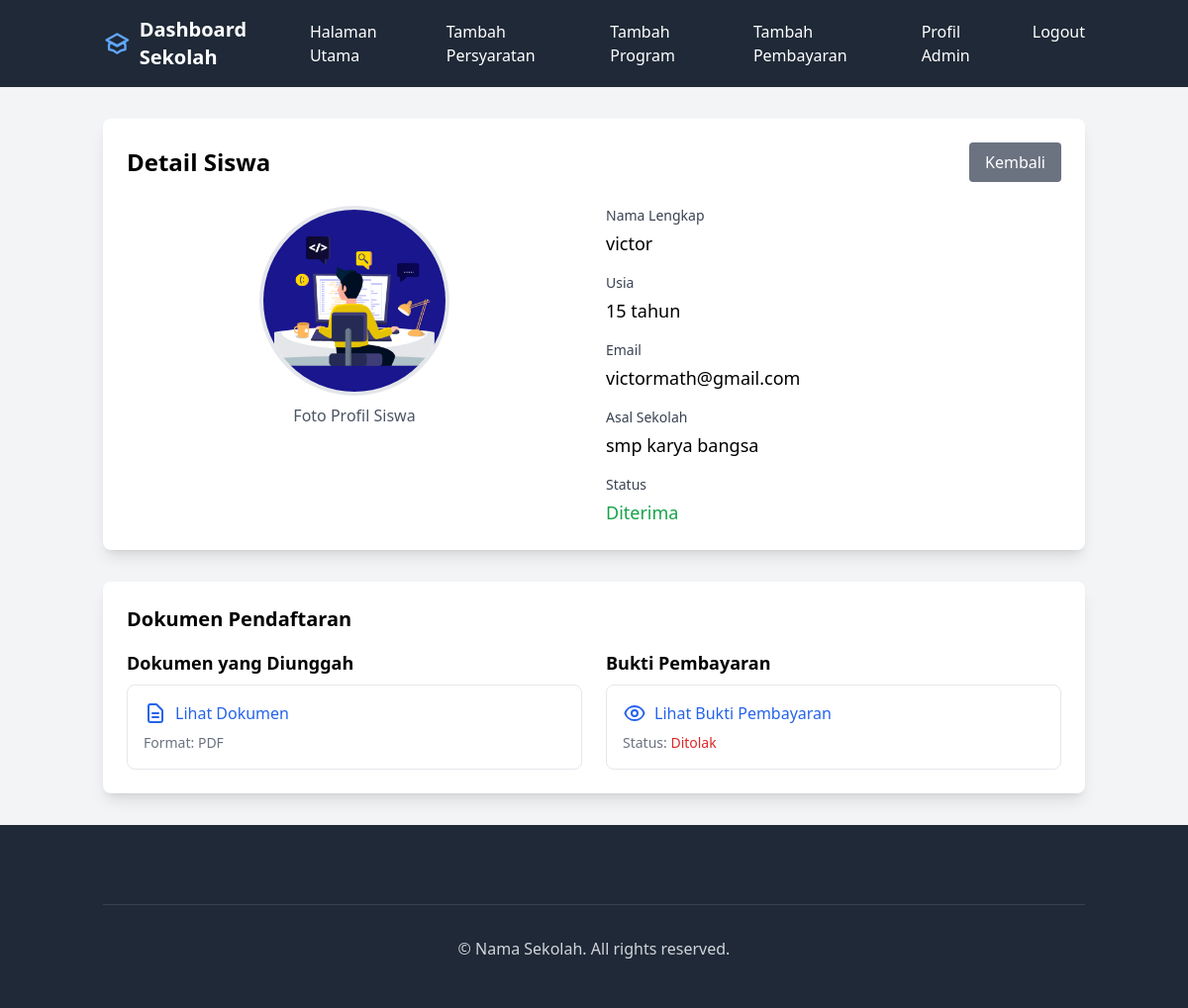
Before: /admin/student/1 (signed in) with the older database file.
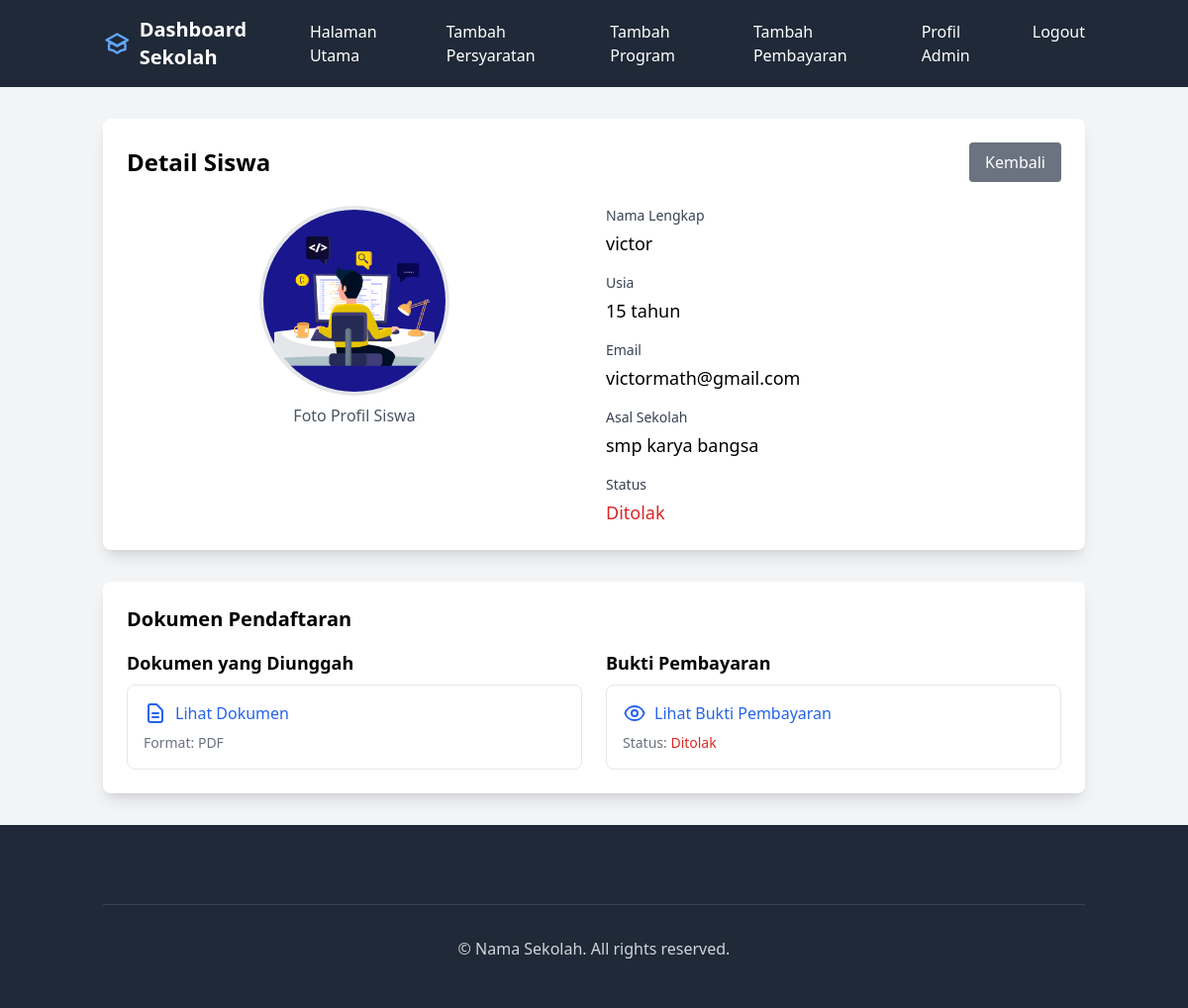
After: the same page with the newer database file.
### app/models.py (models this page shows, shortened)
class Form(db.Model):
    id = db.Column(db.Integer, primary_key=True)
    user_id = db.Column(db.Integer, db.ForeignKey('user.id'), nullable=False)
    student_name = db.Column(db.String(100), nullable=False)
    student_age = db.Column(db.Integer, nullable=False)
    student_email = db.Column(db.String(120), nullable=False)
    school_name = db.Column(db.String(100), nullable=False)
    image_path = db.Column(db.String(255), nullable=False)
    document_path = db.Column(db.String(255), nullable=False)
    status = db.Column(db.String(20), nullable=False, default='pending')
    verified_by = db.Column(db.Integer, db.ForeignKey('user.id'), nullable=True)
    verification_date = db.Column(db.DateTime, nullable=True)
    verification_note = db.Column(db.Text, nullable=True)
    is_verified = db.Column(db.Boolean, default=False)
    timestamp = db.Column(db.DateTime, default=datetime.utcnow)
    payment_status = db.Column(db.String(20), default='pending', nullable=False)
    payment_proof = db.Column(db.String(255), nullable=True)
    payment_uploaded_at = db.Column(db.DateTime, default=datetime.utcnow)
    payment_verified_at = db.Column(db.DateTime, nullable=True)
    payment_verified_by = db.Column(db.Integer, db.ForeignKey('user.id'), nullable=True)
    payment_note = db.Column(db.Text, nullable=True)
    payment_verifier = db.relationship('User',
        foreign_keys=[payment_verified_by],
        backref='verified_payments'
    )

### app/routes/admin.py (the view)
@admin_bp.route('/student/<int:form_id>')
@login_required
def student_detail(form_id):
    if not current_user.is_admin():
        flash('Unauthorized access', 'error')
        return redirect(url_for('main.index'))
    form = Form.query.get_or_404(form_id)
    return render_template('parts/student_detail.html', form=form)

### app/models.py (called while the page is built)
    def is_admin(self):
        return self.role == UserRole.ADMIN.value

### app/templates/parts/student_detail.html (shortened to what this page needs)
{% extends "adminbase.html" %}
{% block content %}
<div class="container mx-auto px-4 py-8">
    <div class="bg-white rounded-lg shadow-lg p-6">
        <div class="flex justify-between items-center mb-6">
            <h1 class="text-2xl font-bold">Detail Siswa</h1>
            <a href="{{ url_for('admin_bp.dashboard') }}"
               class="bg-gray-500 text-white px-4 py-2 rounded hover:bg-gray-600">
                Kembali
            </a>
        </div>
        <div class="grid grid-cols-1 md:grid-cols-2 gap-6">
            <div class="text-center">
                <img src="{{ url_for('static', filename='uploads/student_images/' + form.image_path) }}"
                     alt="Foto Profil"
                     class="w-48 h-48 rounded-full mx-auto object-cover border-4 border-gray-200">
                <p class="mt-2 text-gray-600">Foto Profil Siswa</p>
            </div>
            <div class="space-y-4">
                <div>
                    <label class="block text-sm font-medium text-gray-700">Nama Lengkap</label>
                    <p class="mt-1 text-lg">{{ form.student_name }}</p>
                </div>
                <div>
                    <label class="block text-sm font-medium text-gray-700">Usia</label>
                    <p class="mt-1 text-lg">{{ form.student_age }} tahun</p>
                </div>
                <div>
                    <label class="block text-sm font-medium text-gray-700">Email</label>
                    <p class="mt-1 text-lg">{{ form.student_email }}</p>
                </div>
                <div>
                    <label class="block text-sm font-medium text-gray-700">Asal Sekolah</label>
                    <p class="mt-1 text-lg">{{ form.school_name }}</p>
                </div>
                <div>
                    <label class="block text-sm font-medium text-gray-700">Status</label>
                    <p class="mt-1 text-lg">
                        {% if form.status == 'pending' %}
                            <span class="text-yellow-600">Menunggu Verifikasi</span>
                        {% elif form.status == 'approved' %}
                            <span class="text-green-600">Diterima</span>
                        {% else %}
                            <span class="text-red-600">Ditolak</span>
                        {% endif %}
                    </p>
                </div>
            </div>
        </div>
    </div>
    <div class="mt-8 bg-white rounded-lg shadow-lg p-6">
        <h2 class="text-xl font-bold mb-4">Dokumen Pendaftaran</h2>
        <div class="grid grid-cols-1 md:grid-cols-2 gap-6">
            <div>
                <h3 class="text-lg font-semibold mb-2">Dokumen yang Diunggah</h3>
                {% if form.document_path %}
                <div class="border rounded-lg p-4">
                    <a href="{{ url_for('static', filename='uploads/student_images/' + form.document_path) }}"
                       target="_blank"
                       class="flex items-center text-blue-600 hover:text-blue-800">
                        <svg class="w-6 h-6 mr-2" fill="none" stroke="currentColor" viewBox="0 0 24 24">
                            <path stroke-linecap="round" stroke-linejoin="round" stroke-width="2"
                                  d="M9 12h6m-6 4h6m2 5H7a2 2 0 01-2-2V5a2 2 0 012-2h5.586a1 1 0 01.707.293l5.414 5.414a1 1 0 01.293.707V19a2 2 0 01-2 2z"/>
                        </svg>
                        Lihat Dokumen
                    </a>
                    <p class="text-sm text-gray-500 mt-2">
                        Format: {{ form.document_path.split('.')[-1].upper() }}
                    </p>
                </div>
                {% else %}
                <p class="text-gray-500">Belum ada dokumen yang diunggah</p>
                {% endif %}
            </div>
            <div>
                <h3 class="text-lg font-semibold mb-2">Bukti Pembayaran</h3>
                {% if form.payment_proof %}
                <div class="border rounded-lg p-4">
                    <button onclick="showPaymentProof('{{ url_for('static', filename='uploads/payment_proofs/' + form.payment_proof) }}')"
                            class="flex items-center text-blue-600 hover:text-blue-800">
                        Lihat Bukti Pembayaran
                    </button>
                    <p class="text-sm text-gray-500 mt-2">
                        Status:
                        <span class="{% if form.payment_status == 'verified' %}text-green-600{% elif form.payment_status == 'rejected' %}text-red-600{% else %}text-yellow-600{% endif %}">
                            {% if form.payment_status == 'verified' %}
                                Terverifikasi
                            {% elif form.payment_status == 'rejected' %}
                                Ditolak
                            {% elif form.payment_status == 'pending_verification' %}
                                Menunggu Verifikasi
                            {% else %}
                                Belum Diverifikasi
                            {% endif %}
                        </span>
                    </p>
                </div>
                {% else %}
                <p class="text-gray-500">Belum ada bukti pembayaran</p>
                {% endif %}
            </div>
        </div>
    </div>
</div>
{% endblock %}

### app/templates/adminbase.html (shortened to what this page needs)
<!DOCTYPE html>
<html lang="en">
<head>
    <script src="https://cdn.tailwindcss.com"></script>
    <link rel="stylesheet" type="text/css" href="https://cdn.datatables.net/1.11.5/css/jquery.dataTables.css">
    <link rel="stylesheet" type="text/css" href="https://cdn.datatables.net/responsive/2.2.9/css/responsive.dataTables.min.css">
</head>
<body class="bg-gray-100">
    <nav class="bg-gray-800 text-white">
        <div class="container mx-auto px-4">
            <div class="flex justify-between items-center py-4">
                <div class="flex items-center space-x-2">
                    <a class="text-xl font-bold">Dashboard Sekolah</a>
                </div>
                <div class="hidden md:flex space-x-8">
                    <a href="{{ url_for('index_bp.index') }}" class="hover:text-blue-400 transition-colors">Halaman Utama</a>
                    <a href="#" class="hover:text-blue-400 transition-colors"> Tambah Persyaratan</a>
                    <a href="#" class="hover:text-blue-400 transition-colors"> Tambah Program</a>
                    <a href="#" class="hover:text-blue-400 transition-colors">Tambah Pembayaran</a>
                    {% if current_user.is_authenticated %}
                        <a href="#" class="hover:text-blue-400 transition-colors">Profil Admin</a>
                        <a href="{{ url_for('auth_bp.login') }}" class="hover:text-blue-400 transition-colors">Logout</a>
                    {% else %}
                        <a href="{{ url_for('auth_bp.login') }}" class="hover:text-blue-400 transition-colors">Login</a>
                    {% endif %}
                </div>
            </div>
        </div>
    </nav>
    {% block content %}{% endblock %}
    <footer class="bg-gray-800 text-gray-300">
        <div class="container mx-auto px-4 py-12">
            <div class="border-t border-gray-700 mt-8 pt-8 text-center">
                <p>&copy; Nama Sekolah. All rights reserved.</p>
            </div>
        </div>
    </footer>
</body>
</html>

Changed rows visible on the page:
changed Form "victor": status "approved" → "rejected" (drawn)
Other visible differences:
text no longer shown: "Diterima"
text now shown: "Ditolak"
